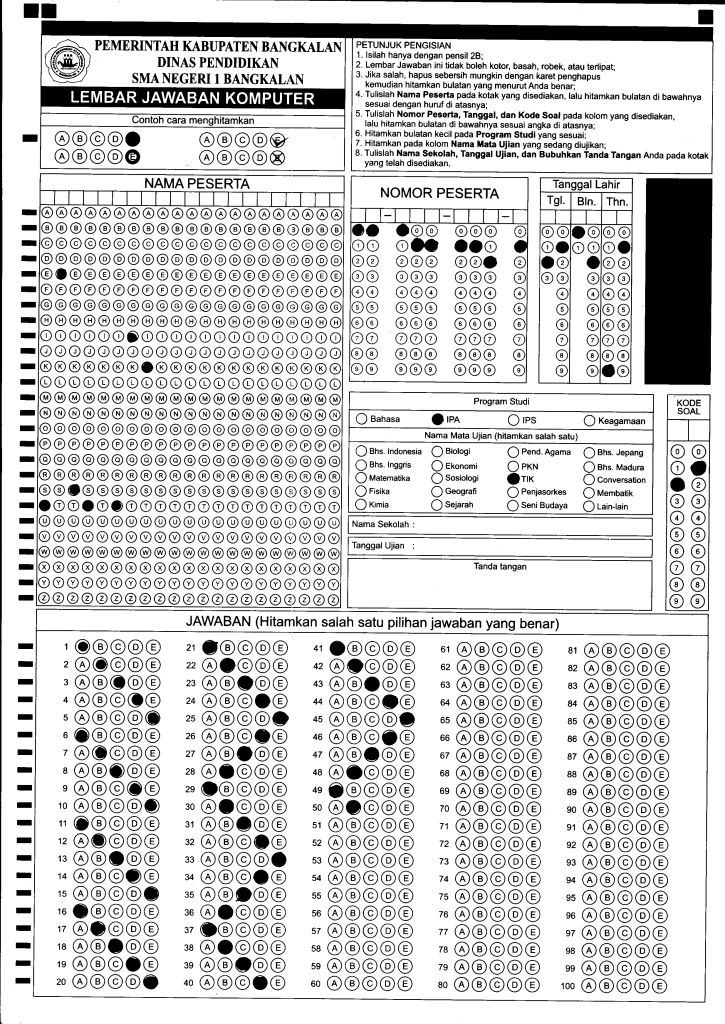
#> input picture LJK-sample-001.jpg, 725 x 1024 px
$ jupyter execute --allow-errors 'OpenCV LJK Checker.ipynb'   (shell and % lines are left out)   (older library calls are emulated)
#> lines starting #> are read from the running program, lines starting #| are printed output that depends on the picture; after the words box and inside, x2 and y2 are one past the last pixel; in counts of white or black regions, pixels touching at a corner belong together
[cell 1]
import cv2
import numpy as np
import matplotlib.pyplot as plt

[cell 2]
def show(name, img, hold=True):
    cv2.imshow(name, img)
    if hold :
        cv2.waitKey(0)
        cv2.destroyAllWindows()

def preprocessing(img, inv=True):
    gray = cv2.cvtColor(img, cv2.COLOR_BGR2GRAY)

    __, binary = cv2.threshold(gray, 220, 255, cv2.THRESH_BINARY)
    if inv :
        binary = cv2.bitwise_not(binary)
    return binary

[cell 3]
def contourOK(cc, min_w=30, min_h=30, min_area=300):
    x, y, w, h = cv2.boundingRect(cc)
    contour_area = cv2.contourArea(cc)
    area = w*h
    if w < min_w or h < min_h :
        return False
    return contour_area > min_area

def get_contours(img, min_w__=30, min_h__=30, min_area__=300):
    __ , contours, hierarchy  = cv2.findContours(img, cv2.RETR_EXTERNAL, cv2.CHAIN_APPROX_SIMPLE)

    contours = [cc for cc in contours if contourOK(cc, min_w__, min_h__, min_area__) ]
    return contours

def crop_contour(img, contours):
    imgs = []
    for cc in contours:
        x, y, w, h = cv2.boundingRect(cc)
        imgs.append(img[y:y+h, x:x+w])
    return imgs

[cell 4]
def image_definition(ratio, orient):
    image_type = ''
    if ratio > 0.5 and orient == 'h':
        image_type = 'jawaban'
    elif ratio > 0.38 and orient == 'h':
        image_type = 'study_type'
    elif ratio > 0.21 and orient == 'h':
        image_type = 'header'
    elif ratio > 0.16 and orient == 'h':
        image_type = 'signature'
    elif ratio > 4.55 and orient == 'v':
        image_type = 'question_code'
    elif ratio > 2.0 and orient == 'v':
        image_type = 'birth_date'
    elif ratio > 1.3 and orient == 'v':
        image_type = 'name'
    elif ratio > 1.0 and orient == 'v':
        image_type = 'student_id'

    return image_type

[cell 5]
def morph(img, inv = True, morph_type = 'ex', kernel_size=(1,10)):
    if inv :
        img = cv2.bitwise_not(img)

    if morph_type == 'ex' :
        kernel = cv2.getStructuringElement(cv2.MORPH_RECT, kernel_size)
        img = cv2.morphologyEx(img, cv2.MORPH_CLOSE, kernel)

    if morph_type == 'erode' :
        kernel = cv2.getStructuringElement(cv2.MORPH_RECT, kernel_size)
        img = cv2.erode(img, kernel, iterations=1)

    if morph_type == 'dilate' :
        kernel = cv2.getStructuringElement(cv2.MORPH_RECT, kernel_size)
        img = cv2.dilate(img,kernel,iterations = 1)

    return img

[cell 6]
img = cv2.imread("LJK-sample-001.jpg")
#> img is the input picture: shape (1024, 725, 3); min 0, max 255, mean 209.5

binary_inv = preprocessing(img.copy())
#> in preprocessing, `__, binary = cv2.threshold(gray, 220, 255, cv2.THRESH_BINARY)`:
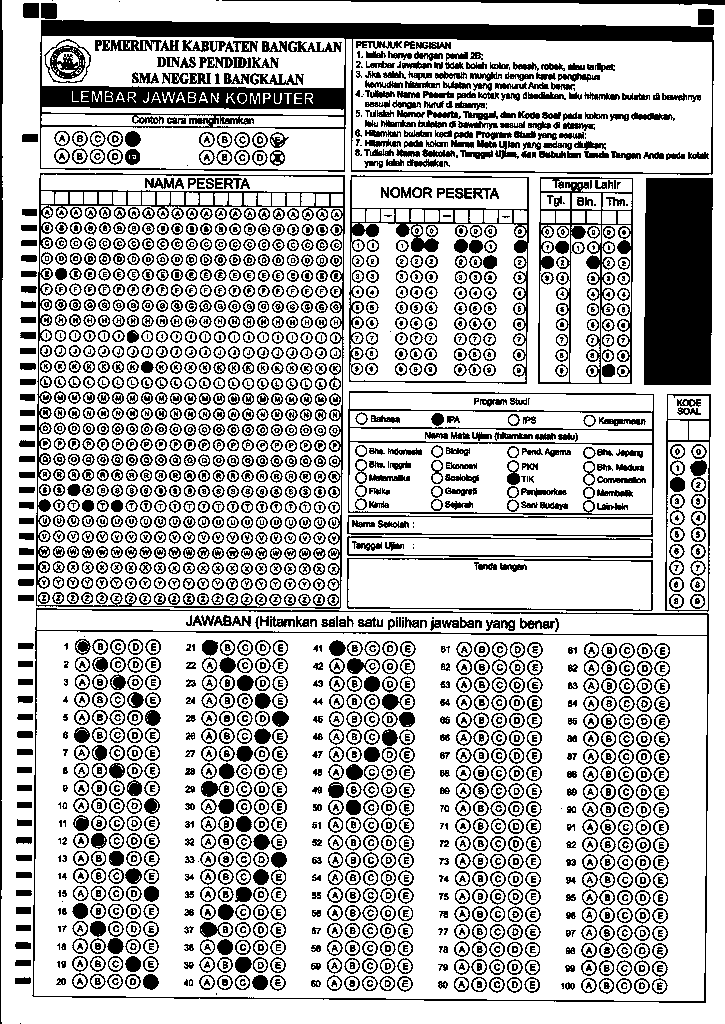
#> binary: shape (1024, 725); 73.1% white; 2615 black regions (523 under 20 px), largest, box (x1, y1, x2, y2) and area: (40, 20, 714, 175) 19238, (644, 178, 713, 385) 13882, (36, 173, 345, 609) 6515
#> in preprocessing, `binary = cv2.bitwise_not(binary)`: binary: shape (1024, 725); 26.9% white; 2615 white regions (523 under 20 px)

contours = get_contours(binary_inv)
#> in get_contours, `__ , contours, hierarchy  = cv2.findContours(img, cv2.RETR_EXTERNAL, c..`: contours = 67 contours, 4 with area under 20; largest, box (x1, y1, x2, y2) and area: (32, 608, 709, 1003) 260923, (36, 173, 345, 609) 131735, (40, 20, 714, 175) 98296, (348, 391, 654, 515) 36794, (349, 175, 529, 384) 36497
#> in get_contours, `contours = [cc for cc in contours if contourOK(cc, min_w__, min_h__, m..`: contours = 9 contours; largest, box (x1, y1, x2, y2) and area: (32, 608, 709, 1003) 260923, (36, 173, 345, 609) 131735, (40, 20, 714, 175) 98296, (348, 391, 654, 515) 36794, (349, 175, 529, 384) 36497

imgs = crop_contour(img.copy(), contours)
#> the loop in crop_contour, `for cc in contours:` made 9 passes
#> (x, y, w, h) on passes 1 to 9: (32, 608, 677, 395), (347, 558, 306, 53), (665, 394, 46, 218), (348, 391, 306, 124), (644, 178, 69, 207), (538, 177, 95, 207), (349, 175, 180, 209), (36, 173, 309, 436), (40, 20, 674, 155)
#> after the loop in crop_contour, `for cc in contours:`: imgs = 9 items
#> imgs = 9 items

for i, img_item in enumerate(imgs):
    h, w, c = img_item.shape
    if cv2.countNonZero(img_item[:,:,0]) > 0.2* h*w:
        ratio = h/w
        orient = 'v' if h > w else 'h'
        window_name = "%s - LJK" % (image_definition(ratio, orient))
#> this loop made 9 passes
#> (h, w, ratio, orient, image_type in image_definition, window_name) on passes 1, 2, 3, 4, 6, 7, 8, 9: (395, 677, 0.583, 'h', 'jawaban', 'jawaban - LJK'), (53, 306, 0.173, 'h', 'signature', 'signature - LJK'), (218, 46, 4.74, 'v', 'question_code', 'question_code - LJK'), (124, 306, 0.405, 'h', 'study_type', 'study_type - LJK'), (207, 95, 2.18, 'v', 'birth_date', 'birth_date - LJK'), (209, 180, 1.16, 'v', 'student_id', 'student_id - LJK'), (436, 309, 1.41, 'v', 'name', 'name - LJK'), (155, 674, 0.23, 'h', 'header', 'header - LJK')
#> (h, w) on pass 5: (207, 69)

img_contour = cv2.drawContours(img.copy(), contours, -1, (0, 255, 0), 1)
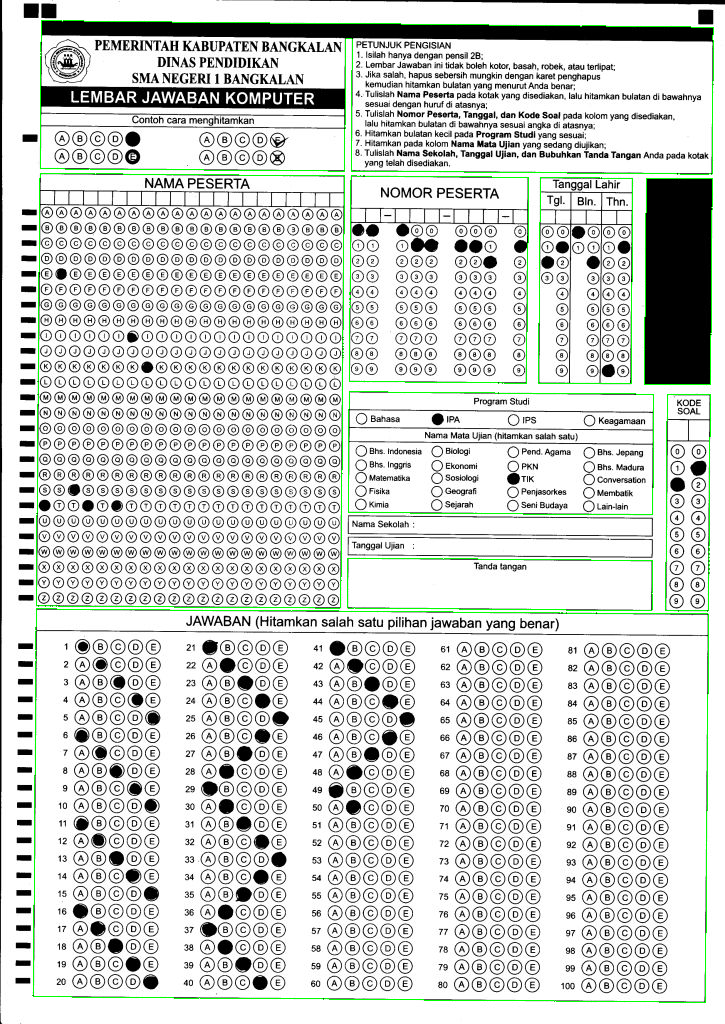
#> img_contour: shape (1024, 725, 3); mean B, G, R 208.2, 211.4, 208.2

# -------------------------- MORPHOLOGICAL -------------------------------
binary = preprocessing(imgs[0].copy(), inv=False)
#> call 2 of preprocessing, with inv = False
#> in preprocessing (call 2), `gray = cv2.cvtColor(img, cv2.COLOR_BGR2GRAY)`:
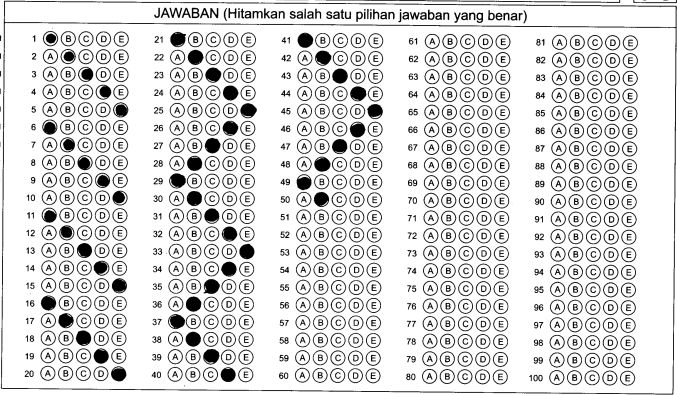
#> gray: shape (395, 677); min 0, max 255, mean 216.7
#> in preprocessing (call 2), `__, binary = cv2.threshold(gray, 220, 255, cv2.THRESH_BINARY)`:
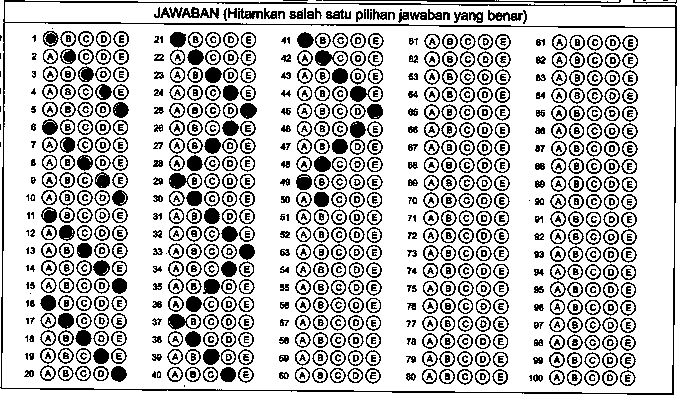
#> binary: shape (395, 677); 75.7% white; black in thin lines or dots

morph_img = morph(binary, True, 'dilate', (5, 4))
#> in morph, `img = cv2.bitwise_not(img)`: img: shape (395, 677); 24.3% white in thin lines or dots
#> in morph, `img = cv2.dilate(img,kernel,iterations = 1)`:
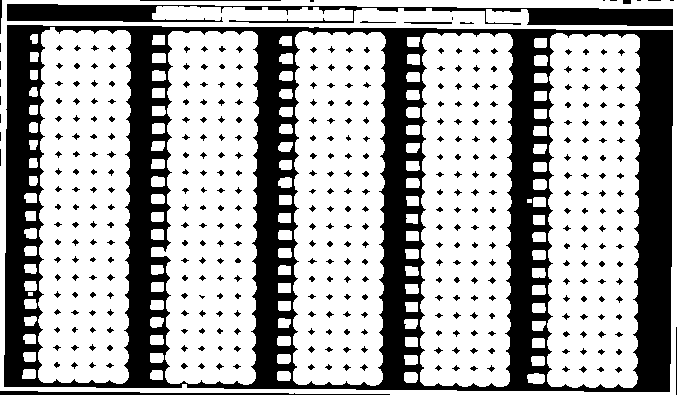
#> img: shape (395, 677); 66.6% white; 404 black regions (31 under 20 px), largest, box (x1, y1, x2, y2) and area: (4, 25, 673, 392) 73347, (7, 4, 673, 26) 6359, (0, 391, 390, 395) 858
morph_img = morph(morph_img, False, 'erode', (14, 2))
#> call 2 of morph, with inv = False, morph_type = 'erode', kernel_size = (14, 2)
#> in morph (call 2), `img = cv2.erode(img, kernel, iterations=1)`:
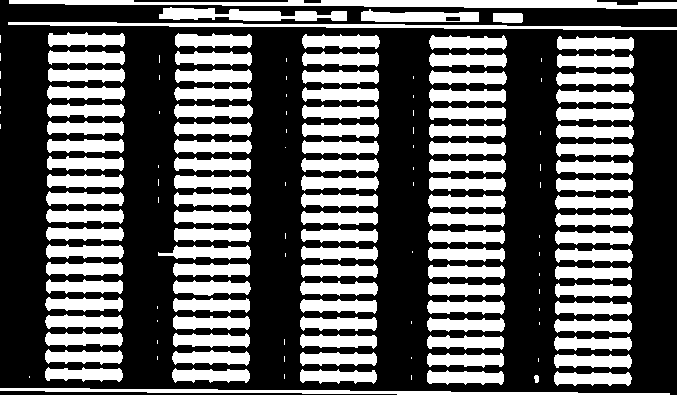
#> img: shape (395, 677); 36.2% white; 160 white regions (53 under 20 px), largest, box (x1, y1, x2, y2) and area: (9, 0, 677, 9) 3754, (8, 22, 677, 30) 2348, (0, 388, 670, 395) 2136
morph_img = morph(morph_img, False, 'erode', (1, 4))
#> call 3 of morph, with inv = False, morph_type = 'erode', kernel_size = (1, 4)
#> in morph (call 3), `img = cv2.erode(img, kernel, iterations=1)`:
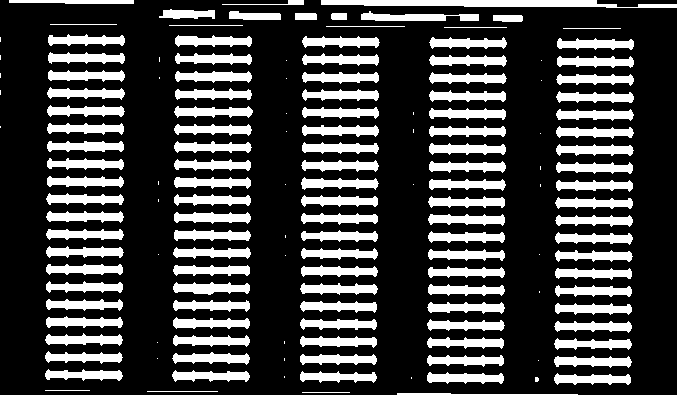
#> img: shape (395, 677); 25.2% white; 153 white regions (35 under 20 px), largest, box (x1, y1, x2, y2) and area: (321, 0, 677, 8) 1994, (361, 11, 479, 21) 726, (173, 282, 250, 295) 672

edged = cv2.Canny(morph_img, 90, 100)
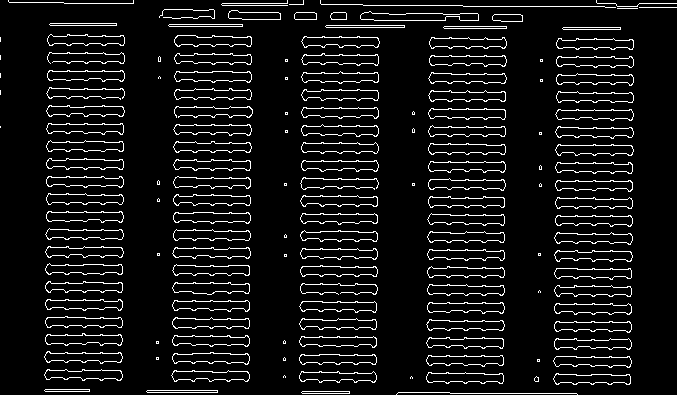
#> edged: shape (395, 677); 7.9% white in thin lines or dots


contours = get_contours(edged, 20, 5, 10)
#> in get_contours (call 2), `__ , contours, hierarchy  = cv2.findContours(img, cv2.RETR_EXTERNAL, c..`: contours = 157 contours, 49 with area under 20; largest, box (x1, y1, x2, y2) and area: (360, 11, 479, 21) 730, (172, 282, 250, 295) 676, (173, 212, 251, 224) 658, (174, 71, 252, 83) 654, (428, 143, 506, 155) 648
#> in get_contours (call 2), `contours = [cc for cc in contours if contourOK(cc, min_w__, min_h__, m..`: contours = 104 contours, 5 with area under 20; largest, box (x1, y1, x2, y2) and area: (360, 11, 479, 21) 730, (172, 282, 250, 295) 676, (173, 212, 251, 224) 658, (174, 71, 252, 83) 654, (428, 143, 506, 155) 648
img_copy = imgs[0].copy()

boxs = []
for cc in contours:
    x, y, w, h = cv2.boundingRect(cc)
    cv2.rectangle(img_copy, (x-3,y-3), (x+w+3, y+h+3), (255, 0, 0), 1)
    boxs.append([x-3, y-3, x+w+3, y+h+3])
#> this loop made 104 passes
#> (x, y, w, h) on passes 1 to 12: (553, 373, 78, 12), (426, 372, 78, 12), (299, 371, 78, 12), (171, 370, 79, 12), (44, 369, 79, 12), (553, 356, 79, 12), (426, 355, 78, 12), (299, 354, 78, 11), (172, 352, 78, 13), (44, 351, 79, 13), (554, 338, 78, 12), (426, 337, 78, 12)
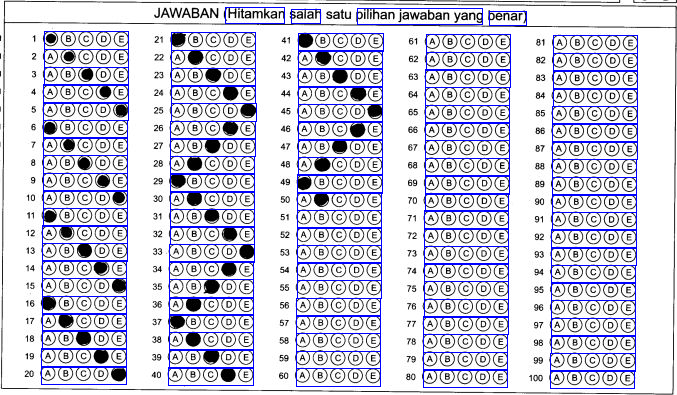
#> img_copy: shape (395, 677, 3); mean of channels 0, 1, 2 220.2, 204, 204; drawn as B, G, R
#> after the loop, boxs = 104 items, first 6: [550, 370, 634, 388], [423, 369, 507, 387], [296, 368, 380, 386], [168, 367, 253, 385], [41, 366, 126, 384], [550, 353, 635, 371]
